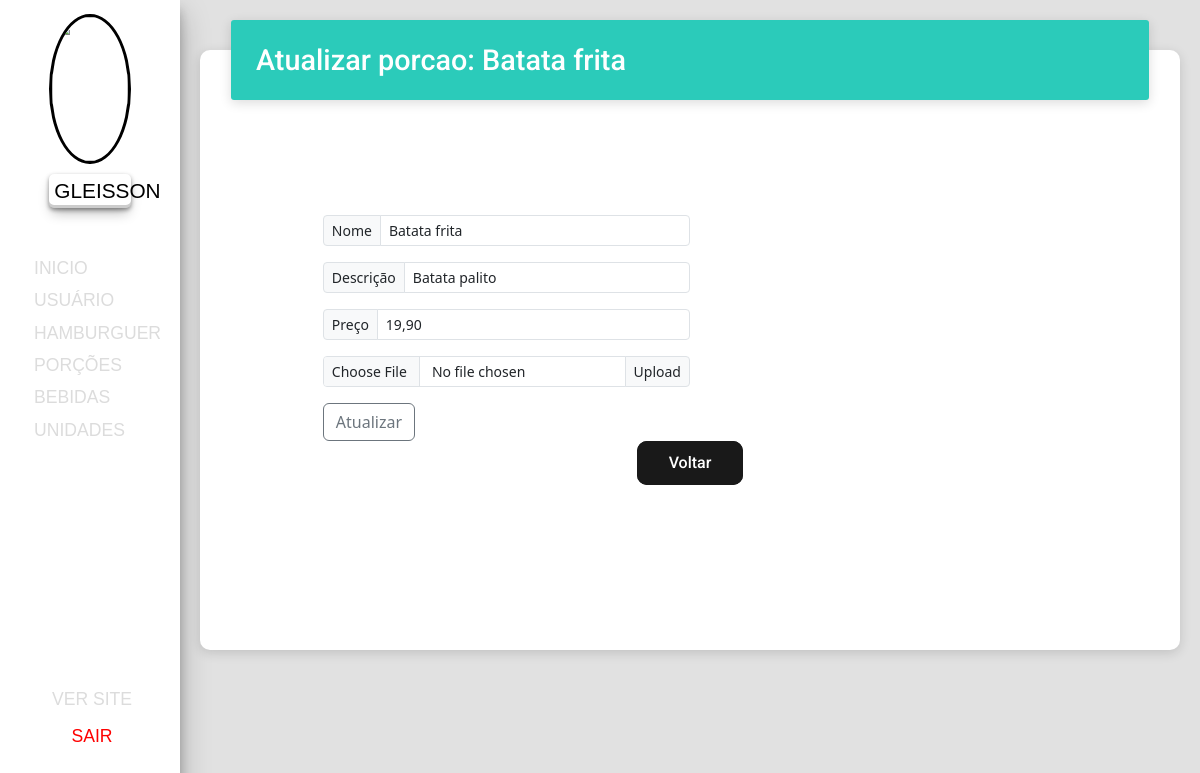
/admin/update_porcao.php?id=5&nome=Batata frita (signed in), run on the app's committed database.
### tables this page shows
CREATE TABLE `porcao` (
  `id` int(254) NOT NULL,
  `nome_porcao` varchar(200) NOT NULL,
  `descricao_porcao` varchar(500) NOT NULL,
  `preco_porcao` varchar(20) NOT NULL,
  `foto_porcao` varchar(100) NOT NULL,
  `data_porcao` date NOT NULL
);

### admin/model/connect.php (called while the page is built, shortened)
<?php
function buscarId($connect, $tabela, $id){
    $query = "SELECT * FROM $tabela WHERE id =" . (int)$id;
    $busca = mysqli_query($connect, $query);
    $result = mysqli_fetch_assoc($busca);
    return $result;
}

### admin/update_porcao.php (the view, shortened to what this page needs)
<?php include("model/connect.php"); ?>
<!DOCTYPE html>
<html lang="en">
<head>
    <link rel="stylesheet" href="css/global.css">
    <link rel="stylesheet" href="css/menu.css">
    <link rel="stylesheet" href="css/usuario.css">
    <link rel="stylesheet" href="css/update.css">
    <link rel="stylesheet" href="css/usuario.css">
    <link rel="stylesheet" href="css/form_cadastro.css">
    <link href="https://cdn.jsdelivr.net/npm/bootstrap@5.3.3/dist/css/bootstrap.min.css" rel="stylesheet">
</head>
<body id="container">
    <?php if (isset($_SESSION['active'])) { ?>
        <?php if (isset($_GET)) { ?>
            <?php
            $id = $_GET['id'];
            $porcao = buscarId($connect, 'porcao', $id);
            ?>
        <?php } ?>
        <section class="menu">
            <?php include "layout/menu.php" ?>
        </section>
        <section class="content">
            <div class="div1">
                <div class="div2">
                    <h2 class="content-title"><ion-icon name="document-text"></ion-icon>Atualizar porcao: <?= $_GET['nome'] ?></h2>
                </div>
                <div class="div3">
                    <form action="" method="post" enctype="multipart/form-data" class="w-75">
                        <div class="input-group input-group-sm mb-3 w-50">
                            <span class="input-group-text" id="basic-addon1">Nome</span>
                            <input value="<?= $porcao['nome_porcao'] ?>" type="text" name="nome" class="form-control" aria-label="Sizing example input" aria-describedby="basic-addon1" >
                        </div>
                        <div class="input-group input-group-sm mb-3 w-50">
                            <span class="input-group-text" id="basic-addon1">Descrição</span>
                            <input value="<?= $porcao['descricao_porcao'] ?>" type="text" name="descricao" class="form-control" aria-label="Sizing example input" aria-describedby="basic-addon1">
                        </div>
                        <div class="input-group input-group-sm mb-3 w-50">
                            <span class="input-group-text" id="basic-addon1">Preço</span>
                            <input value="<?= $porcao['preco_porcao'] ?>" type="text" name="preco" class="form-control" aria-label="Sizing example input" aria-describedby="basic-addon1">
                        </div>
                        <div class="input-group input-group-sm mb-3 w-50">
                            <input type="file" name="imagem" class="form-control">
                            <span class="input-group-text">Upload</span>
                        </div>
                        <input type="submit" name="atualizar" value="Atualizar" class="btn btn-outline-secondary">
                    </form>
                    <a href="porcao.php" class="bn5"><ion-icon name="arrow-undo"></ion-icon>Voltar</a>
                </div>
            </div>
        </section>
    <?php } else {
        header("location: index.php");
    } ?>
</body>
</html>

### admin/css/global.css (style rules this page uses)
:root { --color-menu: #405e80; --font-roboto: 'Roboto'; }
* { margin: 0; padding: 0; box-sizing: border-box; }
html { scroll-behavior:smooth; }

### admin/css/menu.css (style rules this page uses)
.menu { width: 15%; background-color: #ffffff; display: flex; flex-direction: column; align-items: center; gap: 30px; color: #000; box-shadow: rgba(0, 0, 0, 0.25) 0px 14px 28px, rgba(0, 0, 0, 0.22) 0px 10px 10px; position: sticky; }

### admin/css/usuario.css (style rules this page uses)
#container { display: flex; height: 100vh; }
.content { width: 85%; height: auto; background-color: #e1e1e1; }
.div1 { width: 100%; height: 600px; display: flex; justify-content: center; position: relative; }
.div2 { z-index: 100; width: 90%; height: 80px; position: relative; display: inline-block; background: linear-gradient(60deg, #2bcbba, #2bcbba); margin: 20px 15px 0 15px; border-radius: 3px; box-shadow: 0 3px 12px 0 rgba(0, 0, 0, 0.14); }
.div3 { border-radius: 10px; position: absolute; z-index: 1; width: 96%; height: auto; min-height: 600px; background-color: #fff; top: 20px; margin-top: 30px; padding-top: 30px; box-shadow: 0 3px 12px 0 rgba(0, 0, 0, 0.14); }
.content-title { width: 80%; height: 80px; font-family: var(--font-roboto); font-size: 1.8rem; color: #ffffff; display: flex; align-items: center; justify-content: flex-start; padding-left: 20px; gap: 5px; }
.bn5 { padding: 0.6em 2em; border: none; outline: none; color: rgb(255, 255, 255); background: #111; cursor: pointer; position: relative; z-index: 0; border-radius: 10px; text-decoration: none; font-family: "Roboto", sans-serif; font-weight: 500; }
.bn5:before { content: ""; background: linear-gradient( 45deg, #ff0000, #ff7300, #fffb00, #48ff00, #00ffd5, #002bff, #7a00ff, #ff00c8, #ff0000 ); position: absolute; top: -2px; left: -2px; background-size: 400%; z-index: -1; filter: blur(5px); width: calc(100% + 4px); height: calc(100% + 4px); animation: glowingbn5 20s linear infinite; opacity: 0; transition: opacity 0.3s ease-in-out; border-radius: 10px; }
.bn5:after { z-index: -1; content: ""; position: absolute; width: 100%; height: 100%; background: #191919; left: 0; top: 0; border-radius: 10px; }

### admin/css/form_cadastro.css (style rules this page uses)
#container { display: flex; height: 100vh; }
.content { width: 85%; background-color: #e1e1e1; }
.div1 { width: 100%; height: 600px; display: flex; justify-content: center; position: relative; }
.div2 { z-index: 100; width: 90%; height: 80px; position: relative; display: inline-block; background: linear-gradient(60deg, #2bcbba, #2bcbba); margin: 20px 15px 0 15px; border-radius: 3px; box-shadow: 0 3px 12px 0 rgba(0, 0, 0, 0.14); }
.div3 { border-radius: 10px; position: absolute; z-index: 1; width: 96%; height: auto; min-height: 600px; background-color: #fff; top: 20px; margin-top: 30px; padding-top: 30px; box-shadow: 0 3px 12px 0 rgba(0, 0, 0, 0.14); display: flex; align-items: center; justify-content: center; flex-direction: column; }
.content-title { width: 80%; height: 80px; font-family: var(--font-roboto); font-size: 1.8rem; color: #ffffff; display: flex; align-items: center; justify-content: flex-start; padding-left: 20px; gap: 5px; }
.bn5 { padding: 0.6em 2em; border: none; outline: none; color: rgb(255, 255, 255); background: #111; cursor: pointer; position: relative; z-index: 0; border-radius: 10px; text-decoration: none; font-family: "Roboto", sans-serif; font-weight: 500; }
.bn5:before { content: ""; background: linear-gradient( 45deg, #ff0000, #ff7300, #fffb00, #48ff00, #00ffd5, #002bff, #7a00ff, #ff00c8, #ff0000 ); position: absolute; top: -2px; left: -2px; background-size: 400%; z-index: -1; filter: blur(5px); width: calc(100% + 4px); height: calc(100% + 4px); animation: glowingbn5 20s linear infinite; opacity: 0; transition: opacity 0.3s ease-in-out; border-radius: 10px; }
.bn5:after { z-index: -1; content: ""; position: absolute; width: 100%; height: 100%; background: #191919; left: 0; top: 0; border-radius: 10px; }
.div3 form { width: 90%; }

### data on the page
porcao: nome "Batata frita", descricao "Batata palito", preco "19,90"

### other printed values
$_SESSION['nome'] "GLEISSON"
$_GET['nome'] "Batata frita"
